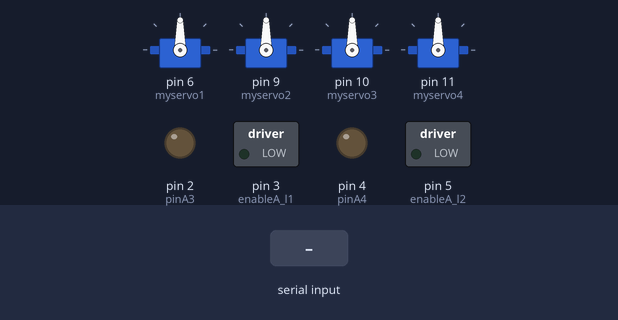
Bench run of a sketch on a simulated Arduino Uno, built with avr-gcc and run on an emulated ATmega328P. On the bench: 4 × servo, switched loads named in the sketch (green lamp = pin HIGH), output pins drawn as LEDs (lit = HIGH). Inputs (shaded band) come from the test bench. Pins used as bus, display or sensor lines are not drawn.

Above: at 1.2 s.
1.3 s: "Z" received over Serial
At 2.3 s:
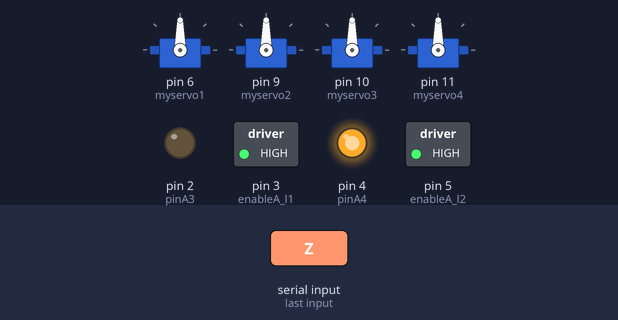
2.8 s: "M" received over Serial
At 3.4 s:
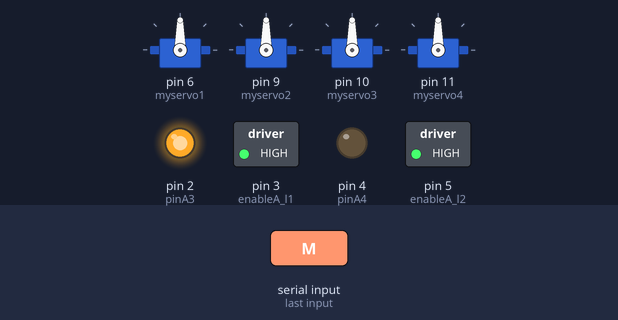
Timing chart, 0 to 5.8 s (numbered marks = the images above; inputs shaded):
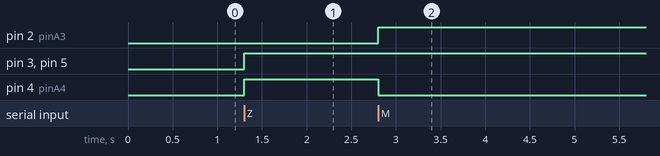

Measured:
- after the input at 1.3 s, pin 3 (enableA_l1), pin 4 (pinA4), pin 5 (enableA_l2): LOW → HIGH at once
- after the input at 2.8 s, pin 2 (pinA3): LOW → HIGH at once; pin 4 (pinA4): HIGH → LOW at once

The sketch:

arm_with_bluetooth.ino
```cpp
#include <Servo.h>

Servo myservo1;
Servo myservo2;
Servo myservo3;
Servo myservo4;
//arm robot pins"left motors"
#define enableA_l1   3
#define enableA_l2   5
#define pinA1   0  // reverse 1
#define pinA2   1  // forword 1
#define pinA3   2  // revesr 2
#define pinA4   4  // forword 2

void setup()
{
  myservo1.attach(6); // shoulder 1
  myservo2.attach(9); // shoulder 2
  myservo3.attach(10); // albow
  myservo4.attach(11); // gripper
  // z axe motor
 pinMode(enableA_l1, OUTPUT);
 pinMode(enableA_l2, OUTPUT);
 pinMode(pinA1, OUTPUT);
 pinMode(pinA2, OUTPUT);
 pinMode(pinA3, OUTPUT);
 pinMode(pinA4, OUTPUT);

  Serial.begin(9600);
}
void loop()
{ while (Serial.available())
   {
 unsigned short int  servopos= Serial.read();
 unsigned short int  servopos1= Serial.read();
 unsigned short int  realservo= (servopos1*256)+servopos;
 if (realservo>=1000 && realservo<1177)
 {
  short int servol = realservo;
  servol = map (servol,1000,1177,0,177);
  myservo1.write (servol);
  myservo2.write ((177-servol));
 }
 else if (realservo>=2000 && realservo<2177)
 {
  short int servo2 = realservo;
  servo2 =map (servo2,2000,2177,0,177);
  myservo3.write (servo2);
 }
 else if (realservo>=3000 && realservo<3177)
 {
  short int servo3 = realservo;
  servo3 = map (servo3,3000,3177,0,177);
  myservo4.write (servo3);
 }
else if (servopos=='Z')
Forward();
 else if (servopos=='M')
Backward();


}
}
void Forward()
{
 digitalWrite(pinA1, 0);  // reverse 1
 digitalWrite(pinA2, 1);  // forword 1
 digitalWrite(pinA3, 0);  // reverse 2
 digitalWrite(pinA4, 1);  // forword 2
 analogWrite(enableA_l1, 255);
 analogWrite(enableA_l2, 255);
}

void Backward()
{
 digitalWrite(pinA1, 1);
 digitalWrite(pinA2, 0);
 digitalWrite(pinA3, 1);
 digitalWrite(pinA4, 0);
 analogWrite(enableA_l1, 255);
 analogWrite(enableA_l2, 255);
}
```
